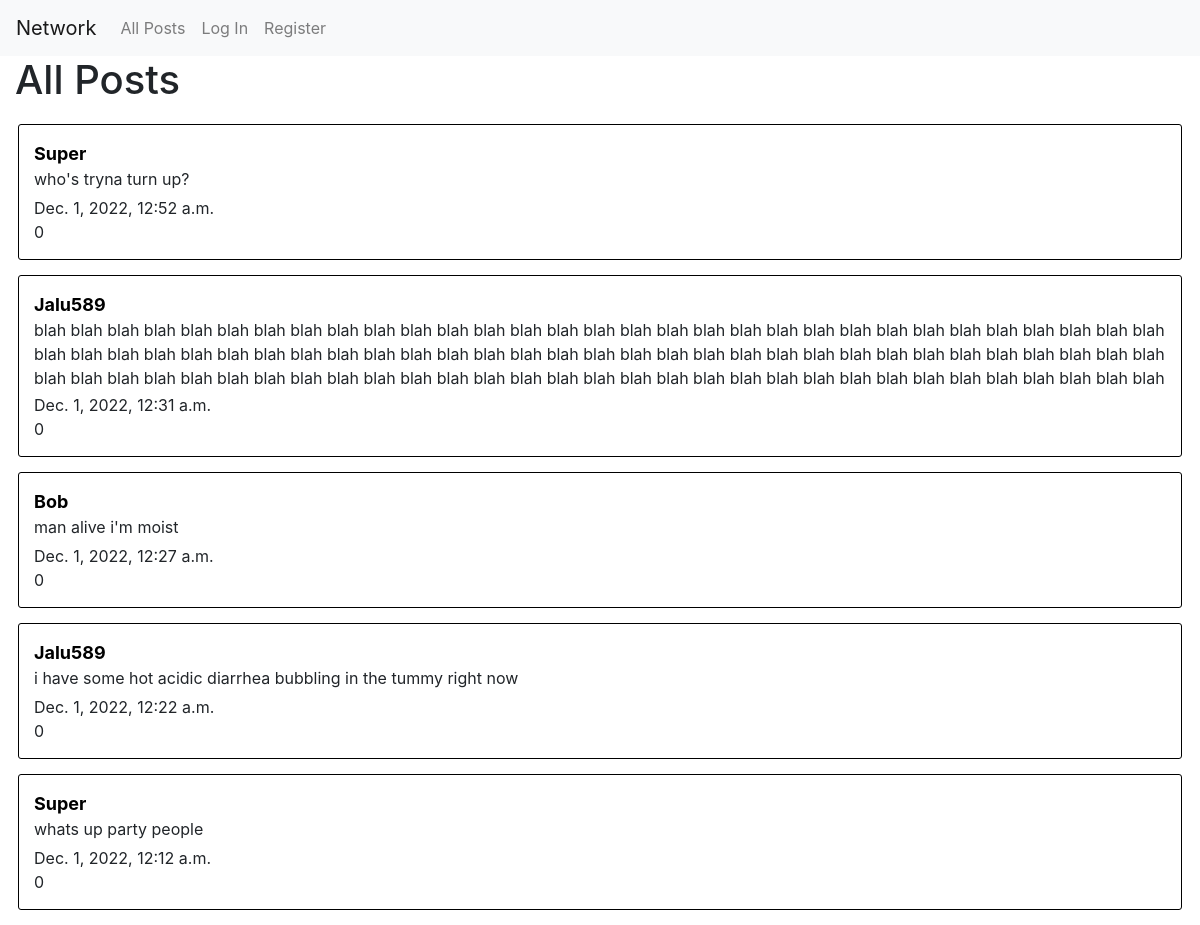
Before: / with the older database file.
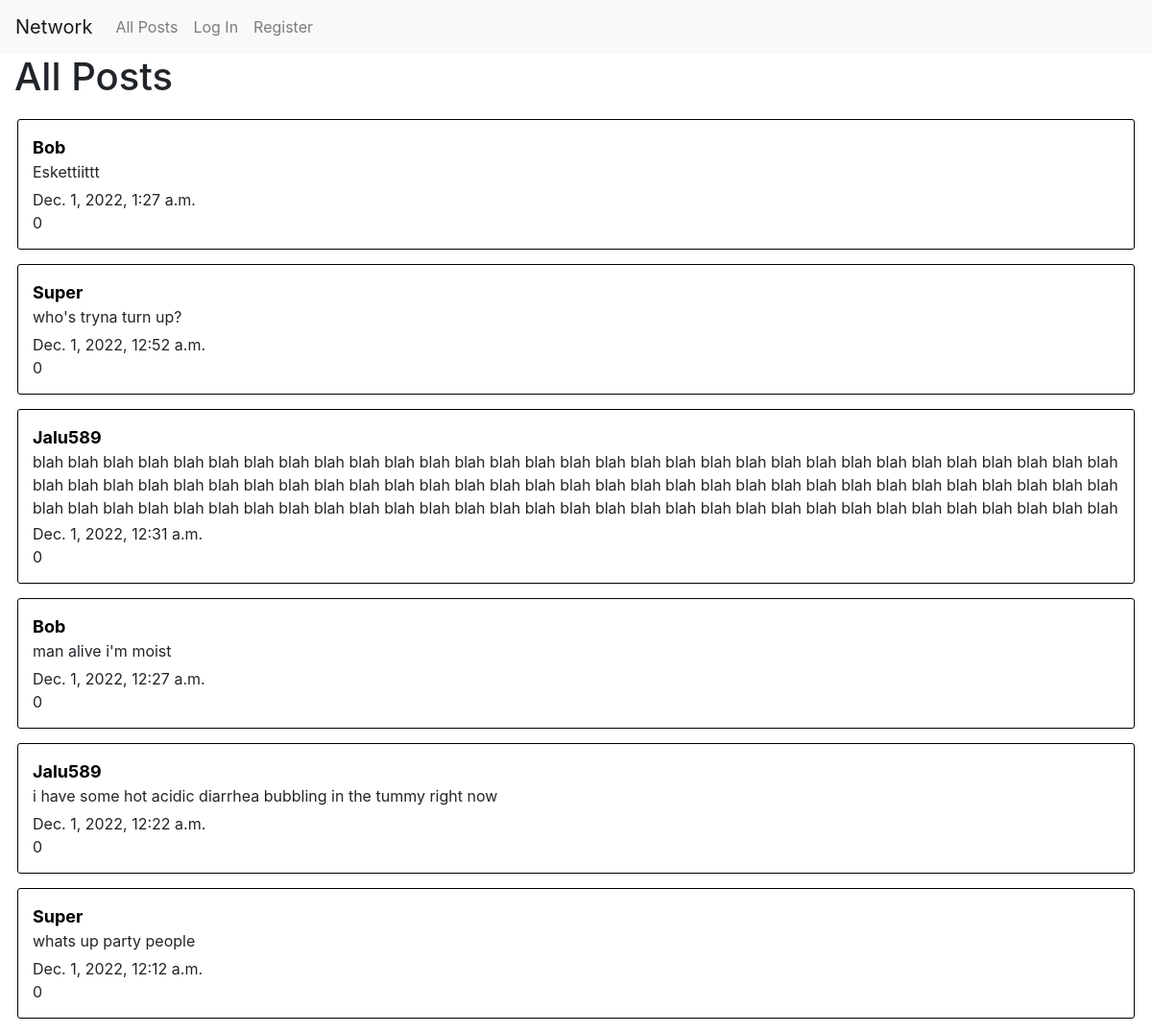
After: the same page with the newer database file.
### network/models.py (models this page shows, shortened)
class Post(models.Model):
    content = models.TextField(blank=False)
    poster = models.ForeignKey("User", on_delete=models.CASCADE, related_name="posts")
    like_count = models.IntegerField(default=0)
    timestamp = models.DateTimeField("Time posted", auto_now_add=True)
    likers =  models.ManyToManyField(User, blank=True, related_name="liked")

class User(AbstractUser):
    pass

### network/views.py (the view)
# urls.py: path("", views.index, name="index"),
def index(request):
    return render(request, "network/index.html", {
        "posts": Post.objects.all().order_by("-timestamp")
    })

### network/templates/network/index.html (shortened to what this page needs)
{% extends "network/layout.html" %}
{% load static %}
{% block body %}
<h1>All Posts</h1>
        {% for post in posts %}
        <div class="post">
            <a class="post-user" href="">{{post.poster}}</a>
            <p class="post-content">{{post.content}}</p>
            <p class="timestamp">{{post.timestamp}}</p>
            <p>{{post.like_count}}</p>
        </div>
        {% endfor %}
{% endblock %}

Changed rows visible on the page:
added Post: poster "Bob", content "Eskettiittt", timestamp "Dec. 1, 2022, 1:27 a.m.", like_count "0"
